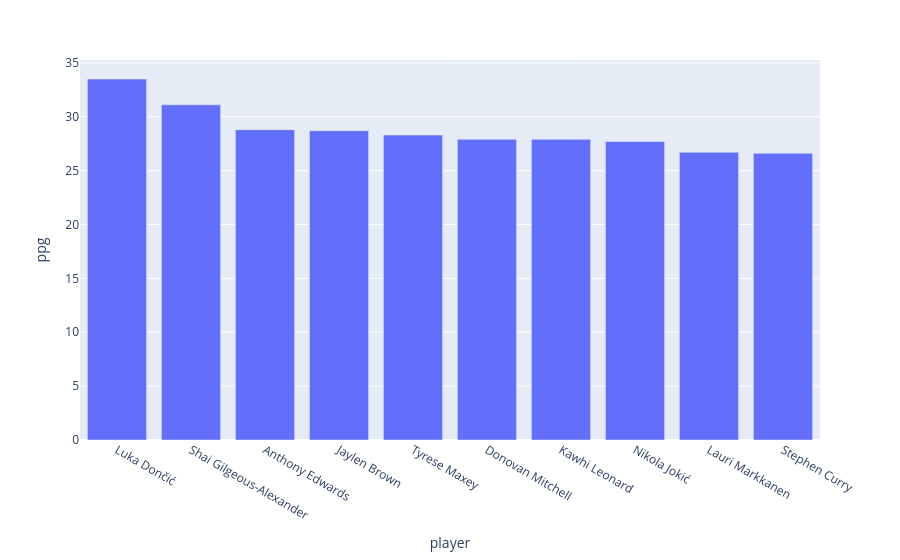

Notebook code cell kept with this figure:
### Code cell
## graph 

fig = px.bar(df_top_scorers, x = 'player', y='ppg')
fig.show()

### Figure 1 — Plotly figure (JSON) as saved in the notebook; plotly's stock layout.template omitted (floating-point values rounded to 4 significant figures)
{"data": [{"hovertemplate": "player=%{x}<br>ppg=%{y}<extra></extra>", "legendgroup": "", "marker": {"color": "#636efa", "pattern": {"shape": ""}}, "name": "", "orientation": "v", "showlegend": false, "textposition": "auto", "type": "bar", "x": ["Luka Dončić", "Shai Gilgeous-Alexander", "Anthony Edwards", "Jaylen Brown", "Tyrese Maxey", "Donovan Mitchell", "Kawhi Leonard", "Nikola Jokić", "Lauri Markkanen", "Stephen Curry"], "xaxis": "x", "y": [33.5, 31.1, 28.8, 28.7, 28.3, 27.9, 27.9, 27.7, 26.7, 26.6], "yaxis": "y"}], "layout": {"barmode": "relative", "legend": {"tracegroupgap": 0}, "margin": {"t": 60}, "xaxis": {"anchor": "y", "domain": [0, 1], "title": {"text": "player"}}, "yaxis": {"anchor": "x", "domain": [0, 1], "title": {"text": "ppg"}}}}
